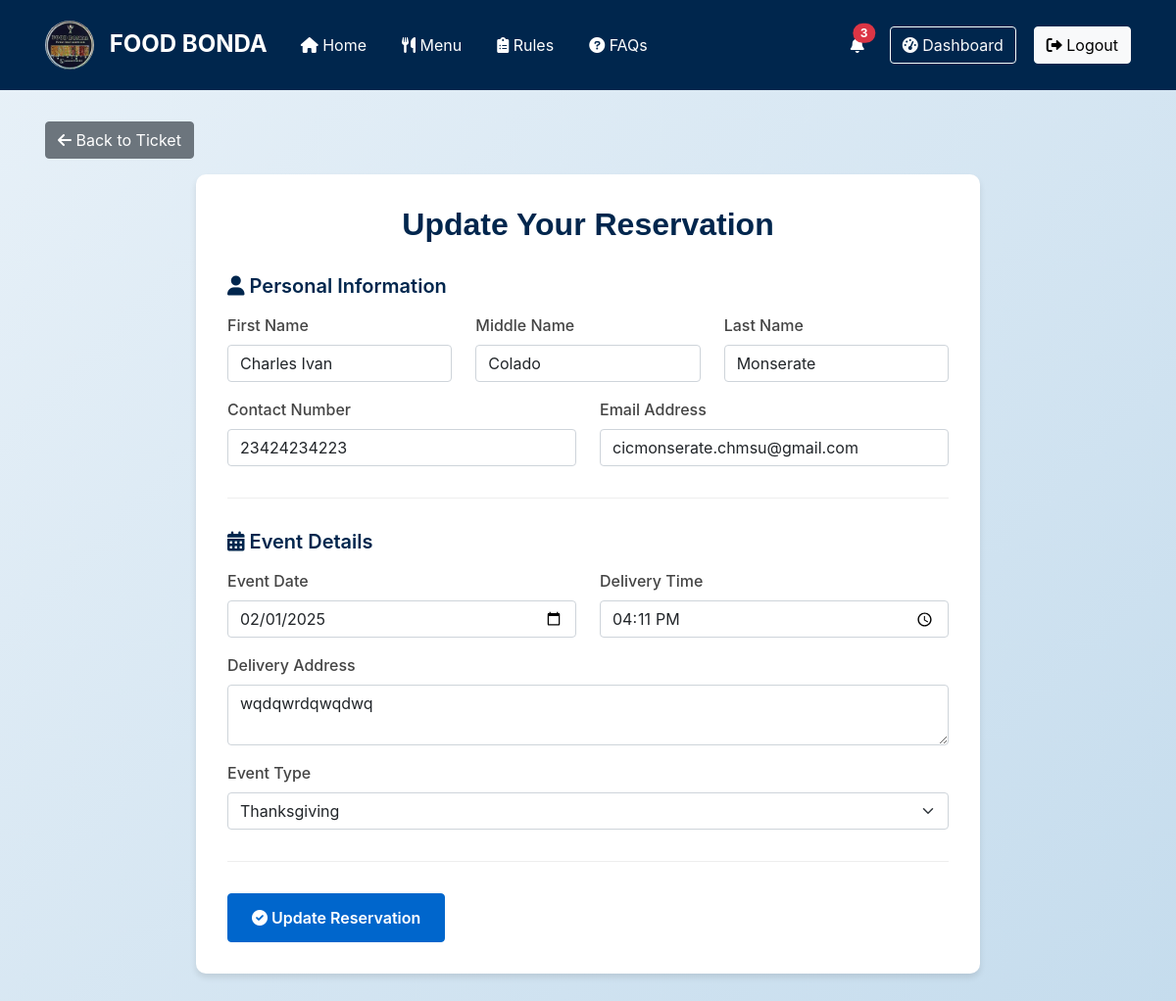
/update_reservation.php?id=15 (signed in), run on the app's committed database.
### tables this page shows
CREATE TABLE `reservations` (
  `reservation_id` int NOT NULL,
  `customer_id` int NOT NULL,
  `first_name` varchar(50) NOT NULL,
  `middle_name` varchar(50) DEFAULT NULL,
  `last_name` varchar(50) NOT NULL,
  `contact` varchar(11) NOT NULL,
  `email` varchar(100) NOT NULL,
  `event_date` date NOT NULL,
  `delivery_time` time NOT NULL,
  `delivery_address` text NOT NULL,
  `event_type` enum('wedding','birthday','christening','thanksgiving','fiesta') NOT NULL,
  `package_name` varchar(100) NOT NULL,
  `selected_dishes` text NOT NULL,
  `package_price` decimal(10,2) NOT NULL,
  `payment_method` enum('Cash on Delivery','Downpayment 50%') NOT NULL,
  `gcash_receipt_path` varchar(255) DEFAULT NULL,
  `status` enum('pending','approved','completed','cancelled') DEFAULT 'pending',
  `created_at` timestamp NULL DEFAULT CURRENT_TIMESTAMP,
  `updated_at` timestamp NOT NULL DEFAULT CURRENT_TIMESTAMP ON UPDATE CURRENT_TIMESTAMP
);

### update_reservation.php (the view, shortened to what this page needs)
<?php
require_once 'check_auth.php';
$id = intval($_GET['id']);
$sql = 'SELECT * FROM reservations WHERE reservation_id = ? AND customer_id = ?';
$stmt = $conn->prepare($sql);
$stmt->bind_param('ii', $id, $_SESSION['customer_id']);
$stmt->execute();
$result = $stmt->get_result();
$reservation = $result->fetch_assoc();
?>
<!DOCTYPE html>
<html lang="en">
<head>
    <link href="https://cdn.jsdelivr.net/npm/bootstrap@5.1.3/dist/css/bootstrap.min.css" rel="stylesheet">
    <link rel="stylesheet" href="https://cdnjs.cloudflare.com/ajax/libs/font-awesome/6.0.0/css/all.min.css">
    <link href="reservation.css" rel="stylesheet">
</head>
<body>
    <?php include 'navbar.php'; ?>
    <div class="container">
        <a href="ticket.php?id=<?php echo $id; ?>" class="btn btn-secondary">
            <i class="fas fa-arrow-left"></i> Back to Ticket
        </a>
        <form class="reservation-form" action="process_update_reservation.php" method="POST"
            enctype="multipart/form-data" id="reservationForm">
            <h2>Update Your Reservation</h2>
            <div class="form-section">
                <h3><i class="fas fa-user"></i> Personal Information</h3>
                <div class="row">
                    <div class="col-md-4 mb-3">
                        <label for="first_name" class="form-label">First Name</label>
                        <input type="text" class="form-control" id="first_name" name="first_name" required
                            maxlength="20" value="<?php echo htmlspecialchars($reservation['first_name']); ?>">
                    </div>
                    <div class="col-md-4 mb-3">
                        <label for="middle_name" class="form-label">Middle Name</label>
                        <input type="text" class="form-control" id="middle_name" name="middle_name" maxlength="20"
                            value="<?php echo htmlspecialchars($reservation['middle_name']); ?>">
                    </div>
                    <div class="col-md-4 mb-3">
                        <label for="last_name" class="form-label">Last Name</label>
                        <input type="text" class="form-control" id="last_name" name="last_name" required
                            maxlength="20" value="<?php echo htmlspecialchars($reservation['last_name']); ?>">
                    </div>
                </div>
                <div class="row">
                    <div class="col-md-6 mb-3">
                        <label for="contact" class="form-label">Contact Number</label>
                        <input type="tel" class="form-control" id="contact" name="contact" required maxlength="11"
                            pattern="[0-9]{11}" value="<?php echo htmlspecialchars($reservation['contact']); ?>">
                    </div>
                    <div class="col-md-6 mb-3">
                        <label for="email" class="form-label">Email Address</label>
                        <input type="email" class="form-control" id="email" name="email" required
                            value="<?php echo htmlspecialchars($reservation['email']); ?>">
                    </div>
                </div>
            </div>
            <div class="form-section">
                <h3><i class="fas fa-calendar-alt"></i> Event Details</h3>
                <div class="row">
                    <div class="col-md-6 mb-3">
                        <label for="event_date" class="form-label">Event Date</label>
                        <input type="date" class="form-control" id="event_date" name="event_date" required
                            min="<?php echo date('Y-m-d', strtotime('+3 days')); ?>" value="<?php echo htmlspecialchars($reservation['event_date']); ?>">
                    </div>
                    <div class="col-md-6 mb-3">
                        <label for="delivery_time" class="form-label">Delivery Time</label>
                        <input type="time" class="form-control" id="delivery_time" name="delivery_time" required
                            value="<?php echo htmlspecialchars($reservation['delivery_time']); ?>">
                    </div>
                </div>
                <div class="mb-3">
                    <label for="address" class="form-label">Delivery Address</label>
                    <textarea class="form-control" id="address" name="address" rows="2" required><?php echo htmlspecialchars($reservation['delivery_address']); ?></textarea>
                </div>
                <div class="mb-3">
                    <label for="event" class="form-label">Event Type</label>
                    <select class="form-select" id="event" name="event" required>
                        <option value="thanksgiving" <?php echo $reservation['event_type'] === 'thanksgiving' ? 'selected' : ''; ?>>Thanksgiving</option>
                    </select>
                </div>
            </div>
            <button type="submit" class="btn btn-primary">
                <i class="fas fa-check-circle"></i> Update Reservation
            </button>
        </form>
    </div>
</body>
</html>

### reservation.css (style rules this page uses)
:root { --dark-blue: #00264d; --light-blue: #e8f1f8; --accent-blue: #0066cc; }
body { min-height: 100vh; display: flex; flex-direction: column; background: linear-gradient(135deg, #e8f1f8 0%, #c5dced 100%); font-family: 'Inter', sans-serif; margin: 0; padding: 0; }
.btn-secondary { margin-bottom: 1rem; }
.container { padding: 2rem 1rem; }
.reservation-form { background: white; border-radius: 10px; box-shadow: 0 4px 6px rgba(0, 0, 0, 0.1); padding: 2rem; margin: 0 auto; max-width: 800px; transition: all 0.3s ease; }
.reservation-form h2 { color: var(--dark-blue); text-align: center; margin-bottom: 2rem; font-family: 'Poppins', sans-serif; font-weight: 600; }
.form-section { margin-bottom: 2rem; padding-bottom: 1rem; border-bottom: 1px solid #eee; }
.form-section h3 { color: var(--dark-blue); margin-bottom: 1rem; font-size: 1.25rem; font-weight: 600; }
.form-label { color: #444; font-weight: 500; }
.btn-primary { background-color: var(--accent-blue); border-color: var(--accent-blue); padding: 0.75rem 1.5rem; font-weight: 600; transition: background-color 0.3s, border-color 0.3s; }

### data on the page
reservations: first_name "Charles Ivan", middle_name "Colado", last_name "Monserate", contact "23424234223", email "cicmonserate.chmsu@gmail.com", event_date "02/01/2025", delivery_time "16:11:00", address "wqdqwrdqwqdwq", event "Thanksgiving"

### other printed values
count($notifications) "3"
